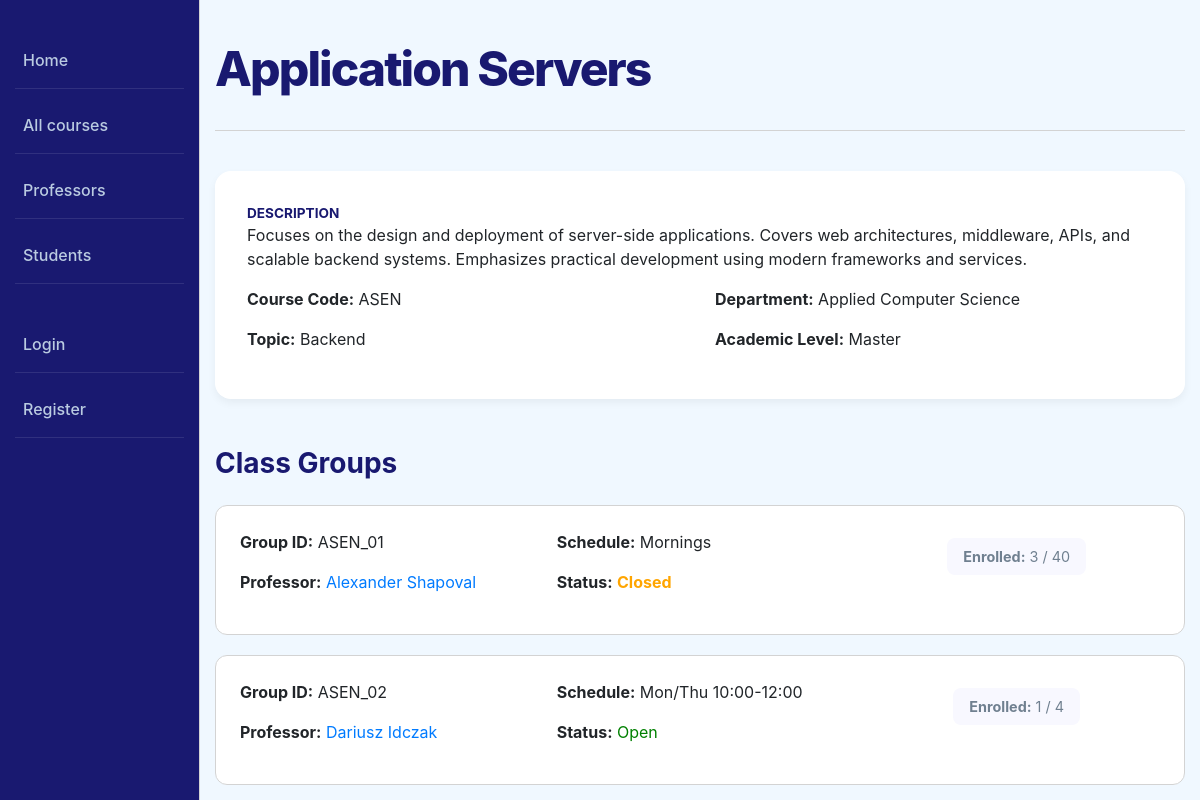
Screenshot of /catalog/course/1 with the database file from the repository.
### catalog/models.py (models this page shows, shortened)
class Course(models.Model):
  course_code = models.CharField(verbose_name='Course Code', max_length=200, help_text='Enter the course code')
  title = models.CharField(verbose_name='Course Title', max_length=200, help_text='Enter the course title')
  description = models.TextField(verbose_name='Course Description', help_text='Enter the course description', blank=True)
  academic_level = models.ForeignKey('Level', on_delete=models.SET_NULL, null=True)
  department = models.ForeignKey('Department', on_delete=models.SET_NULL, null=True)
  topic = models.CharField(verbose_name='Course Topic', max_length=255, help_text='Enter the course topic', blank=True)
  visit_count = models.PositiveIntegerField(default=0)

class Department(models.Model):
  name = models.CharField(verbose_name='Department Name', max_length=200, help_text='Enter the department name')
  building_location = models.CharField(verbose_name='Building Location', max_length=200, help_text='Enter the building location', blank=True)
  head_of_department = models.CharField(verbose_name='Head of Department', max_length=200, help_text='Enter the head of department')
  def __str__(self):
    return self.name

class Level(models.Model):
  name = models.CharField(max_length=200, help_text='Enter the level of study')
  def __str__(self):
    return self.name

class ClassGroup(models.Model):
  ENROLLMENT_STATUS_CHOICES = [
      ('OPEN', 'Open'),
      ('CLOSED', 'Closed'),
  ]
  class_id = models.CharField(verbose_name='Class Group ID', max_length=50, unique=True, help_text='Enter the class group ID')
  start_date = models.DateField(verbose_name='Start Date', blank=True, null=True)
  end_date = models.DateField(verbose_name='End Date', blank=True, null=True)
  status = models.CharField(verbose_name='Enrollment Status', max_length=20, choices=ENROLLMENT_STATUS_CHOICES, default='OPEN')
  course = models.ForeignKey(Course, on_delete=models.CASCADE, related_name='class_groups')
  schedule = models.CharField(verbose_name='Class Schedule', max_length=255, blank=True, help_text='Enter the class schedule (e.g., Mon/Wed/Fri 10:00-11:00)')
  maxStudents = models.IntegerField(verbose_name='Maximum Students', help_text='Enter the maximum number of students')
  profesor = models.ForeignKey(Profesor, on_delete=models.SET_NULL, null=True, related_name='classes')
  enrolled_students = models.ManyToManyField(Student, related_name='classes', blank=True)
  @property
  def computed_status(self):
      if self.status == 'OPEN':
        if self.enrolled_students.count() >= self.maxStudents:
            return 'FULL'
        return 'OPEN'
      return self.status

class Profesor(models.Model):
  user = models.OneToOneField(
      User, on_delete=models.CASCADE, null=True, blank=True, related_name='profesor',
  )
  name = models.CharField(max_length=200, help_text='Enter the profesor name')
  def __str__(self):
    return self.name
  def get_absolute_url(self):
    return reverse('professor-detail', args=[str(self.id)])

### catalog/views.py (the view)
# urls.py: path('course/<int:pk>', views.CourseDetailView.as_view(), name='course-detail'),
class CourseDetailView(generic.DetailView):
    model = Course
    def get_object(self, queryset=None):
        obj = super().get_object(queryset)
        self.request.session['last_course_id'] = obj.id
        obj.visit_count = F('visit_count') + 1
        obj.save()
        obj.refresh_from_db()
        return obj

### catalog/templates/catalog/course_detail.html
{% extends "base_generic.html" %}
{% load static %}
{% block extra_css %}
  <link rel="stylesheet" href="{% static 'css/course_detail.css' %}">
{% endblock %}
{% block content %}
  <div class="detail-header">
    <h1 class="main-title">{{ course.title }}</h1>
  </div>
  <div class="info-section">
    <div class="info-item">
      <span class="info-label">Description</span>
      <p>{{ course.description }}</p>
    </div>
    <div class="row">
      <div class="col-md-6">
        <p><strong>Course Code:</strong> {{ course.course_code }}</p>
        <p><strong>Topic:</strong> {{ course.topic }}</p>
      </div>
      <div class="col-md-6">
        <p><strong>Department:</strong> {{ course.department }}</p>
        <p><strong>Academic Level:</strong> {{ course.academic_level }}</p>
      </div>
    </div>
  </div>
  <h3 class="groups-title">Class Groups</h3>
  {% if course.class_groups.all %}
    {% for group in course.class_groups.all %}
      <div class="group-detail-card">
        <div class="row">
          <div class="col-md-4">
            <p><strong>Group ID:</strong> {{ group.class_id }}</p>
            <p><strong>Professor:</strong>
              <a href="{{ group.profesor.get_absolute_url }}">{{ group.profesor }}</a>
            </p>
          </div>
          <div class="col-md-4">
            <p><strong>Schedule:</strong> {{ group.schedule }}</p>
            <p>
              <strong>Status:</strong>
              {% if group.computed_status == 'OPEN' %}
                <span class="z-text status-open">Open</span>
              {% elif group.computed_status == 'FULL' %}
                <span class="status-text status-full">Full</span>
              {% else %}
                <span class="status-text status-closed">Closed</span>
              {% endif %}
            </p>
          </div>
          <div class="col-md-4 text-center">
            <div class="enrollment-bar">
              <strong>Enrolled:</strong>
              {{ group.enrolled_students.count }} / {{ group.maxStudents }}
            </div>
          </div>
        </div>
      </div>
    {% endfor %}
  {% else %}
    <p>No class groups for this course.</p>
  {% endif %}
{% endblock %}

### catalog/static/css/styles.css (style rules this page uses)
body { background-color: AliceBlue; margin: 0; padding: 0; }
.main-title { font-size: 3rem; color: MidnightBlue; margin-top: 2.5rem; margin-bottom: 0.5rem; font-weight: 800; letter-spacing: -0.12rem; }

### catalog/static/css/course_detail.css (style rules this page uses)
.detail-header { margin-bottom: 2.5rem; padding-bottom: 1.5rem; border-bottom: 0.1rem solid LightGray; }
.info-section { background-color: White; padding: 2rem; border-radius: 1rem; margin-bottom: 3rem; box-shadow: 0 0.25rem 0.5rem rgba(0, 0, 0, 0.05); }
.info-item { margin-bottom: 1rem; }
.info-label { font-weight: bold; color: MidnightBlue; text-transform: uppercase; font-size: 0.85rem; display: block; }
.groups-title { color: MidnightBlue; margin-bottom: 1.5rem; font-weight: 700; }
.group-detail-card { background-color: White; padding: 1.5rem; margin-bottom: 1.25rem; border-radius: 0.75rem; border: 0.06rem solid LightGrey; transition: box-shadow 0.3s ease, border-color 0.3s ease; }
.status-text { font-weight: bold; }
.status-open { color: Green; }
.status-closed { color: Orange; }
.enrollment-bar { background-color: GhostWhite; padding: 0.5rem 1rem; border-radius: 0.5rem; display: inline-block; margin-top: 0.5rem; font-size: 0.9rem; color: SlateGray; }

### rows the page displays
Course: title "Application Servers", description "Focuses on the design and deployment of server-side applications. Covers web architectures, middleware, APIs, and scalable backend systems. Emphasizes practical development using modern frameworks and services.", course_code "ASEN", topic "Backend", department "Applied Computer Science", academic_level "Master"
ClassGroup: class_id "ASEN_01", profesor "Alexander Shapoval", schedule "Mornings", status "Closed", enrolled_students.count "3", maxStudents "40"
ClassGroup: class_id "ASEN_02", profesor "Dariusz Idczak", schedule "Mon/Thu 10:00-12:00", status "Open", enrolled_students.count "1", maxStudents "4"
